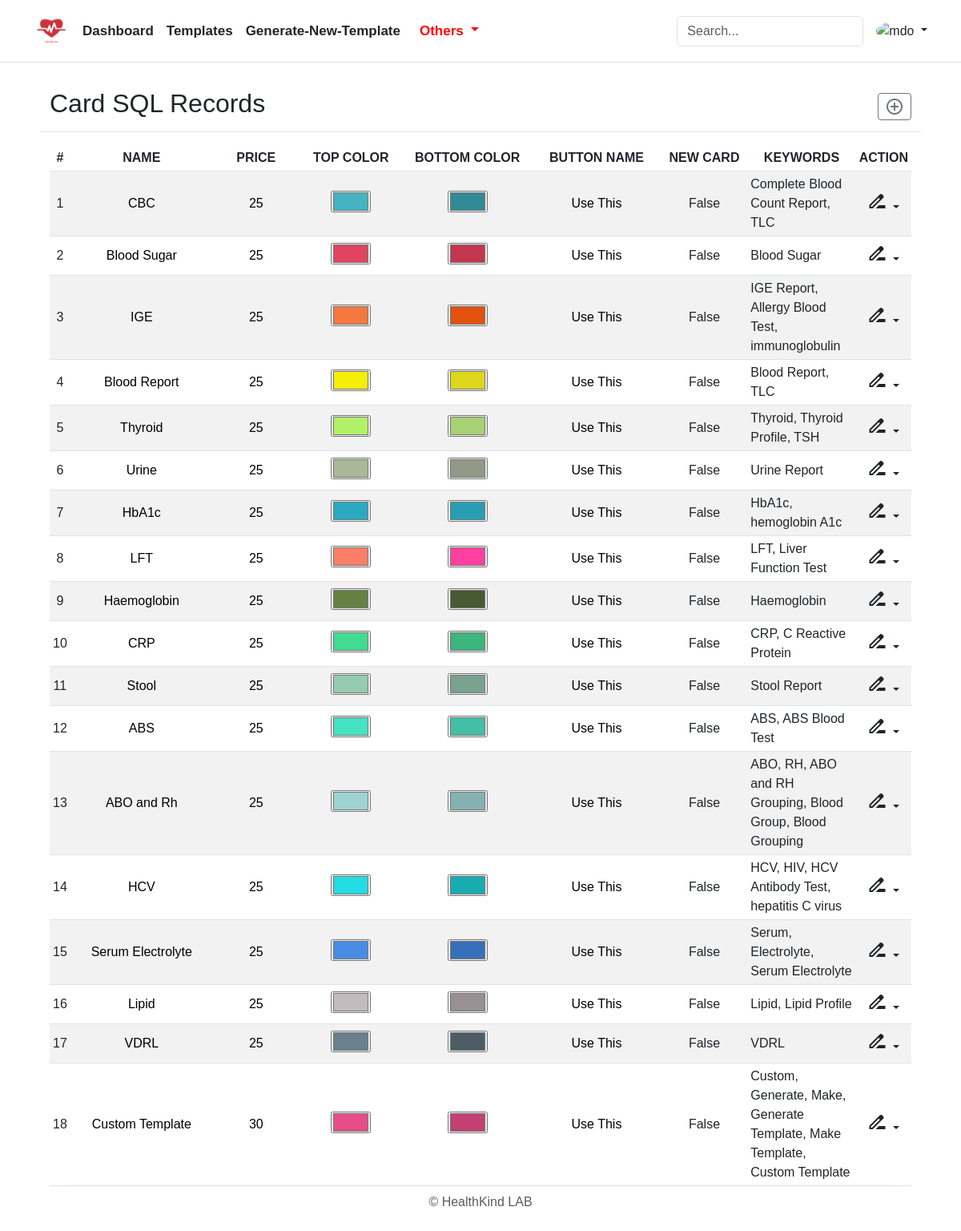
The app's page /csr-admin/card-record-list.php (signed in) with its own data.
### tables this page shows
CREATE TABLE `cards` (
  `id` int(255) NOT NULL,
  `cardname` varchar(255) NOT NULL,
  `price` int(255) NOT NULL,
  `url` varchar(255) NOT NULL,
  `color_f` varchar(255) NOT NULL,
  `color_s` varchar(255) NOT NULL,
  `btn_name` varchar(255) NOT NULL,
  `keywords` varchar(255) NOT NULL,
  `new` tinyint(1) NOT NULL
);

### core/base.php (called while the page is built, shortened)
<?php
$local = [
    '127.0.0.1',
    'localhost',
    '::1'
];
if (in_array($_SERVER['REMOTE_ADDR'], $local)) {
    $BASE_URL = "http://localhost/hk_new";
} else {
    $BASE_URL = "http://65.0.101.158";
    $success_url = "http://65.0.101.158/checkout/success.php";
    $failure_url = "http://65.0.101.158/checkout/success.php";
}
?>

### csr-admin/card-record-list.php (the view, shortened to what this page needs)
<?php
include("../core/base.php");
?>
<!doctype html>
<html lang="en">
<head>
    <link rel="stylesheet" href="https://cdn.jsdelivr.net/npm/bootstrap@5.3.0-alpha1/dist/css/bootstrap.min.css">
    <link href="../includes/css/card_styles.css" rel="stylesheet">
</head>
<body onload="init()">
    <?php include '../headers/header_admin.php'; ?>
    <div class="container-fluid">
        <div class="row">
            <div
                class="d-flex justify-content-between flex-wrap flex-md-nowrap align-items-center pt-3 pb-2 mb-3 border-bottom">
                <h1 class="h2">Card SQL Records</h1>
                <div class="btn-toolbar mb-2 mb-md-0">
                    <button type="button" class="btn btn-sm btn-outline-secondary" data-bs-toggle="modal"
                        data-bs-target="#exampleModal">
                        <span class="material-symbols-outlined" style="vertical-align: middle;">
                        </span>
                    </button>
                </div>
            </div>
            <div class="table-responsive">
                <table class="table table-striped table-sm">
                    <caption class="text-center">&copy; HealthKind LAB</caption>
                    <thead>
                        <tr>
                            <th style="text-align: center;" scope="col">#</th>
                            <th style="text-align: center;" scope="col">NAME</th>
                            <th style="text-align: center;" scope="col">PRICE</th>
                            <th style="text-align: center;" scope="col">TOP COLOR</th>
                            <th style="text-align: center;" scope="col">BOTTOM COLOR</th>
                            <th style="text-align: center;" scope="col">BUTTON NAME</th>
                            <th style="text-align: center;" scope="col">NEW CARD</th>
                            <th style="text-align: center;" scope="col">KEYWORDS</th>
                            <th style="text-align: center;" scope="col">ACTION</th>
                        </tr>
                    </thead>
                    <tbody>
                        <?php include('../includes/config/connect.php');
                        $sql = "select * from cards;";
                        $result = $conn->query($sql);
                        $data = $result->fetch_all(MYSQLI_ASSOC);
                        foreach ($data as $rp_dtl): ?>
                        <tr id="<?php echo $rp_dtl['id']; ?>">
                            <td style=" text-align:center; vertical-align: middle;">
                                <?php echo $rp_dtl['id']; ?>
                            </td>
                            <td style="text-align:center; vertical-align: middle;">
                                <input type="text"
                                    onchange="cardUpdate(this, 'cardname', '<?php echo $rp_dtl['id']; ?>')"
                                    style="background-color: transparent; border: none; /*outline: none;*/ text-align: center; width:170px;"
                                    value="<?php echo $rp_dtl['cardname']; ?>" />
                            </td>
                            <td style="text-align:center; vertical-align: middle;">
                                <input type="text" onchange="cardUpdate(this, 'price', '<?php echo $rp_dtl['id']; ?>')"
                                    style="background-color: transparent; border: none; /*outline: none;*/ text-align: center; width:100px;"
                                    value="<?php echo $rp_dtl['price']; ?>" />
                            </td>
                            <td style="text-align:center; width: 12%; vertical-align: middle;">
                                <input type="color"
                                    onchange="cardUpdate(this, 'color_f', '<?php echo $rp_dtl['id']; ?>')"
                                    value="<?php echo $rp_dtl['color_f']; ?>" />
                            </td>
                            <td style="text-align:center;width: 15%; vertical-align: middle;">
                                <input type="color"
                                    onchange="cardUpdate(this, 'color_s', '<?php echo $rp_dtl['id']; ?>')"
                                    value="<?php echo $rp_dtl['color_s']; ?>" />
                            </td>
                            <td style="text-align:center; width: 15%; vertical-align: middle;">
                                <input type="text"
                                    onchange="cardUpdate(this, 'btn_name', '<?php echo $rp_dtl['id']; ?>')"
                                    style="background-color: transparent; border: none; /*outline: none;*/ text-align: center;  width:100px;"
                                    value="<?php echo $rp_dtl['btn_name']; ?>" />
                            </td>
                            <td style="text-align:center; width: 10%; vertical-align: middle;">
                                <?php if ($rp_dtl['new'] == 0) {
                                        echo "False";
                                    } else {
                                        echo "True";
                                    }
                                    ?>
                            </td>
                            <td style="text-align:left; vertical-align: middle;">
                                <?php echo $rp_dtl['keywords']; ?>
                            </td>
                            <td style="text-align:center; vertical-align: middle;">
                                <div class="btn-group">
                                    <button type="button" class="btn  btn-sm dropdown-toggle" data-bs-toggle="dropdown"
                                        aria-expanded="false">
                                        <span class="material-symbols-outlined">
                                        </span>
                                    </button>
                                </div>
                            </td>
                        </tr>
                        <?php endforeach; ?>
                    </tbody>
                </table>
            </div>
        </div>
    </div>
</body>
</html>

### headers/header_admin.php (shortened to what this page needs)
<!DOCTYPE html>
<html lang="en">
<head>
    <link rel="stylesheet" href="https://cdn.jsdelivr.net/npm/bootstrap@5.3.0-alpha1/dist/css/bootstrap.min.css">
    <link href="../includes/css/headers.css" rel="stylesheet">
    <link href="../includes/css/insert_card.css" rel="stylesheet">
</head>
<body>
    <header class="p-3 mb-3 border-bottom">
        <div class="container">
            <div class="d-flex flex-wrap align-items-center justify-content-center justify-content-lg-start">
                <a href="/" class="d-flex align-items-center mb-2 mb-lg-0 text-dark text-decoration-none">
                    <image class="bi me-2" width="45" height="45" role="img" aria-label="HealthKind"
                        src="<?php echo $BASE_URL; ?>/assets/logo/hk.png" />
                </a>
                <ul class="nav col-12 col-lg-auto me-lg-auto mb-2 justify-content-center mb-md-0 ">
                    <li><a href="<?php if ($_SESSION['role'] === 1) {
                        echo $BASE_URL . '/csr-admin/dashboard.php';
                    } else if ($_SESSION['role'] === 0) {
                        echo $BASE_URL . '/technician/dashboard.php';
                    } ?>" class="nav-link px-2 link-dark">Dashboard</a></li>
                    <li><a href="<?php if ($_SESSION['role'] === 1) {
                        echo $BASE_URL . '/csr-admin/templ-list.php';
                    } else if ($_SESSION['role'] === 0) {
                        echo $BASE_URL . '/technician/templ-list.php';
                    } ?>" class=" nav-link px-2 link-dark">Templates</a></li>
                    <?php if ($_SESSION['role'] === 1) { ?>
                    <li><a href="<?php echo $BASE_URL; ?>/templates/decl-temp/tmp_declare.php"
                            class="nav-link px-2 link-dark">Generate-New-Template</a></li>
                    <?php } ?>
                    <li class="nav-item dropdown">
                        <a class="nav-link dropdown-toggle" href="#" role="button" data-bs-toggle="dropdown"
                            aria-expanded="false" style="color: red;">
                            Others
                        </a>
                    </li>
                </ul>
                <form class="col-12 col-lg-auto mb-3 mb-lg-0 me-lg-3" role="search">
                    <input id="search-input" type="search" class="form-control" placeholder="Search..."
                        aria-label="Search">
                </form>
                <div class="dropdown text-end">
                    <a href="#" class="d-block link-dark text-decoration-none dropdown-toggle" data-bs-toggle="dropdown"
                        aria-expanded="false">
                        <img id="profile-pic"
                            src="<?php echo $BASE_URL . '/uploads/profile_pic/' . $_SESSION['profile']; ?>" alt="mdo"
                            width="32" height="32" class="rounded-circle">
                    </a>
                </div>
            </div>
        </div>
    </header>
</body>
</html>

### includes/css/headers.css (style rules this page uses)
* { font-family: "Trebuchet MS", "Lucida Sans Unicode", "Lucida Grande", "Lucida Sans", Arial, sans-serif; }
.dropdown-toggle { outline: 0; }
.nav li { font-size: 17px; font-weight: bold; }
.bi { vertical-align: -0.125em; fill: currentColor; }

### csr-admin/card-record-list.php (style rules this page uses)
html { scroll-behavior: smooth; }
.row { padding: 0px 50px 0px 50px; }

### records on screen
cards: id "1", cardname "CBC", price "25", color_f "#45b3c1", color_s "#318a96", btn_name "Use This", new "False", keywords "Complete Blood Count Report, TLC"
cards: id "2", cardname "Blood Sugar", price "25", color_f "#e14460", color_s "#c33650", btn_name "Use This", new "False", keywords "Blood Sugar"
cards: id "3", cardname "IGE", price "25", color_f "#f5783f", color_s "#e25110", btn_name "Use This", new "False", keywords "IGE Report, Allergy Blood Test, immunoglobulin"
cards: id "4", cardname "Blood Report", price "25", color_f "#f6ed09", color_s "#ded61a", btn_name "Use This", new "False", keywords "Blood Report, TLC"
cards: id "5", cardname "Thyroid", price "25", color_f "#b2f067", color_s "#a7d174", btn_name "Use This", new "False", keywords "Thyroid, Thyroid Profile, TSH"
cards: id "6", cardname "Urine", price "25", color_f "#aab898", color_s "#929988", btn_name "Use This", new "False", keywords "Urine Report"
cards: id "7", cardname "HbA1c", price "25", color_f "#2aaac1", color_s "#279eb2", btn_name "Use This", new "False", keywords "HbA1c, hemoglobin A1c"
cards: id "8", cardname "LFT", price "25", color_f "#fa7f67", color_s "#ff40a1", btn_name "Use This", new "False", keywords "LFT, Liver Function Test"
cards: id "9", cardname "Haemoglobin", price "25", color_f "#648141", color_s "#485a32", btn_name "Use This", new "False", keywords "Haemoglobin"
cards: id "10", cardname "CRP", price "25", color_f "#41db92", color_s "#3cb57c", btn_name "Use This", new "False", keywords "CRP, C Reactive Protein"
cards: id "11", cardname "Stool", price "25", color_f "#94cbb1", color_s "#79a38f", btn_name "Use This", new "False", keywords "Stool Report"
cards: id "12", cardname "ABS", price "25", color_f "#46e3c2", color_s "#44bea4", btn_name "Use This", new "False", keywords "ABS, ABS Blood Test"
cards: id "13", cardname "ABO and Rh", price "25", color_f "#9ed2d3", color_s "#86b1b2", btn_name "Use This", new "False", keywords "ABO, RH, ABO and RH Grouping, Blood Group, Blood Grouping"
cards: id "14", cardname "HCV", price "25", color_f "#24dce3", color_s "#18acb1", btn_name "Use This", new "False", keywords "HCV, HIV, HCV Antibody Test, hepatitis C virus"
cards: id "15", cardname "Serum Electrolyte", price "25", color_f "#488de3", color_s "#3670b8", btn_name "Use This", new "False", keywords "Serum, Electrolyte, Serum Electrolyte"
cards: id "16", cardname "Lipid", price "25", color_f "#c3bbbe", color_s "#989093", btn_name "Use This", new "False", keywords "Lipid, Lipid Profile"
cards: id "17", cardname "VDRL", price "25", color_f "#69818d", color_s "#4c5d65", btn_name "Use This", new "False", keywords "VDRL"
cards: id "18", cardname "Custom Template", price "30", color_f "#e64e87", color_s "#c34172", btn_name "Use This", new "False", keywords "Custom, Generate, Make, Generate Template, Make Template, Custom Template"
